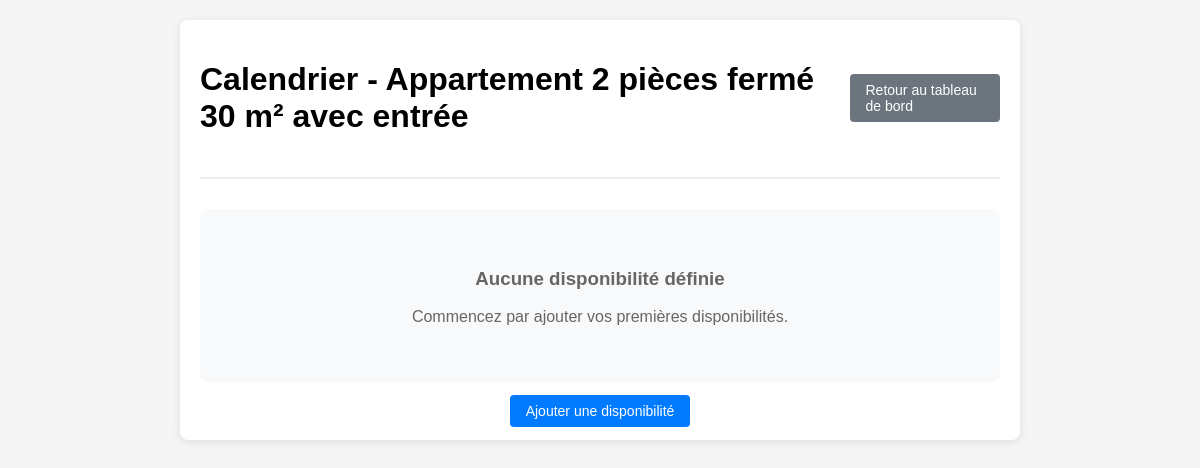
The app's page /annonce/dashboard/calendrier/1/ (signed in), older data.
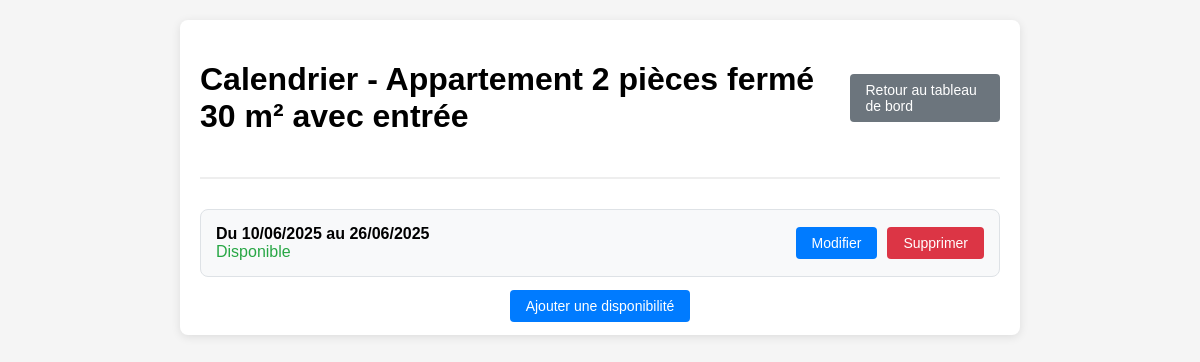
The same page, newer data.
### annonce/models.py (models this page shows)
class Annonce(models.Model):
    user = models.ForeignKey(
        settings.AUTH_USER_MODEL,
        null=True,
        on_delete=models.CASCADE,
        unique=False
    )
    class TypeHebergement(models.TextChoices):
        Appartemment = 'APPT', _('Appartemment')
        Maison = 'MAIS', _('Maison')
        Studio = 'STUD', _('Studio')
        Autre = 'OTHR', _('Autre')
    hebergement_choice = models.CharField(
        max_length=4,
        choices=TypeHebergement.choices,
        default=TypeHebergement.Appartemment,
        verbose_name="Type d'hébergement"
    )
    class TypeLocation(models.TextChoices):
        logement_entier = 'ENTR', _('Logement entier')
        chambre_privee = 'PRIV', _('Chambre privée')
        chambre_partagee = 'PART', _('Chambre partagée')
    type_location_choices = models.CharField(
        max_length=4,
        choices=TypeLocation.choices,
        default=TypeLocation.logement_entier,
        verbose_name="Location partielle ou totale"
    )
    categorie_logement = models.CharField(max_length=50, blank=True)
    titre_logement = models.CharField(max_length=50, blank=True)
    description = models.TextField(blank=True)
    nombre_personne = IntegerField(
        default=1,
        validators=[
            MaxValueValidator(20),
            MinValueValidator(1)
        ],
        blank=True
    )
    pieces_couchage = IntegerField(
        default=1,
        validators=[
            MaxValueValidator(10),
            MinValueValidator(1)
        ],
        blank=True
    )
    equipements = models.ManyToManyField(Equipements, blank=True)
    services = models.ManyToManyField(Services, blank=True)
    categorie_service = models.ManyToManyField(CategorieService, blank=True)
    charges = models.ManyToManyField(Charges, blank=True)
    dureeLocationMini = models.CharField(blank=True,null=True, max_length=50)
    dureeLocationMaxi = models.CharField(blank=True,null=True, max_length=50)
    loyer_tc = models.FloatField(max_length=50, blank=True, null=True)
    charges_loyer = models.FloatField(max_length=50, blank=True, null=True)
    reservation = models.OneToOneField(
        settings.AUTH_USER_MODEL,
        null=True,
        on_delete=models.CASCADE,
        unique=False,
        related_name = 'user_reserved'
    )
    reserved = models.BooleanField(default=False)
    address = models.OneToOneField(
        AdressAnnonce,
        on_delete=models.CASCADE,
        null=True,
    )

class Calendrier(models.Model):
    annonce = models.ForeignKey(Annonce, on_delete=models.CASCADE)
    calendrier_debut = models.DateField(blank=True, null=True)
    calendrier_fin = models.DateField(blank=True, null=True)
    class Disponibilité(models.TextChoices):
        disponible = 'disp', _('Disponible')
        indisponible = 'indp', _('Indisponible')
    disponibilite = models.CharField(
        max_length=4,
        choices=Disponibilité.choices,
        default=Disponibilité.disponible,
        verbose_name="Disponibilité"
    )

### annonce/views.py (the view)
# urls.py: path('dashboard/calendrier/<str:pk>/', views.calendrier, name='dashboard-calendrier'),
@login_required
def calendrier(request, pk):
    myObject = Annonce.objects.get(id=pk)
    calendriers = Calendrier.objects.filter(annonce=myObject)
    context={'obj':myObject, 'calendrier': calendriers}
    return render(request,'annonce/dashboard/calendrier.html',context)

### templates/annonce/dashboard/calendrier.html (shortened to what this page needs)
<!DOCTYPE html>
<html lang="fr">
<head>
</head>
<body>
    <div class="container">
        <div class="header">
            <h1>Calendrier - {{ obj.titre_logement }}</h1>
            <a href="{% url 'dashboard-annonce' obj.id %}" class="btn btn-secondary">Retour au tableau de bord</a>
        </div>
        {% if calendrier %}
            {% for thisCalendrier in calendrier %}
            <div class="calendrier-item">
                <div class="calendrier-info">
                    <strong>Du {{ thisCalendrier.calendrier_debut|date:"d/m/Y" }} au {{ thisCalendrier.calendrier_fin|date:"d/m/Y" }}</strong><br>
                    <span style="color: {% if thisCalendrier.disponibilite == 'disp' %}#28a745{% else %}#dc3545{% endif %};">
                        {% if thisCalendrier.disponibilite == 'disp' %}Disponible{% else %}Indisponible{% endif %}
                    </span>
                </div>
                <div class="calendrier-actions">
                    <a href="{% url 'calendrier-edit' thisCalendrier.id %}" class="btn">Modifier</a>
                    <a href="{% url 'calendrier-delete' thisCalendrier.id %}" class="btn btn-danger">Supprimer</a>
                </div>
            </div>
            {% endfor %}
        {% else %}
            <div class="no-calendrier">
                <h3>Aucune disponibilité définie</h3>
                <p>Commencez par ajouter vos premières disponibilités.</p>
            </div>
        {% endif %}
        <div class="add-calendrier">
            <a href="{% url 'create-calendrier' obj.id %}" class="btn">Ajouter une disponibilité</a>
        </div>
    </div>
</body>
</html>

### templates/annonce/dashboard/calendrier.html (style rules this page uses)
body { font-family: Arial, sans-serif; margin: 0; padding: 20px; background-color: #f5f5f5; }
.container { max-width: 800px; margin: 0 auto; background: white; padding: 20px; border-radius: 8px; box-shadow: 0 2px 10px rgba(0,0,0,0.1); }
.header { display: flex; justify-content: space-between; align-items: center; margin-bottom: 30px; padding-bottom: 20px; border-bottom: 2px solid #eee; }
.calendrier-item { background-color: #f8f9fa; border: 1px solid #dee2e6; border-radius: 8px; padding: 15px; margin-bottom: 15px; display: flex; justify-content: space-between; align-items: center; }
.calendrier-info { flex-grow: 1; }
.calendrier-actions { display: flex; gap: 10px; }
.btn { background-color: #007bff; color: white; padding: 8px 16px; border: none; border-radius: 4px; cursor: pointer; text-decoration: none; font-size: 14px; }
.btn-secondary { background-color: #6c757d; }
.btn-danger { background-color: #dc3545; }
.add-calendrier { text-align: center; margin-top: 20px; }

Row changes from the older to the newer data that the page shows:
added Calendrier: calendrier_debut "10/06/2025", calendrier_fin "26/06/2025", disponibilite "Disponible"
Text that changed along with them:
text no longer shown: "Aucune disponibilité définie Commencez par ajouter vos premières disponibilités."
